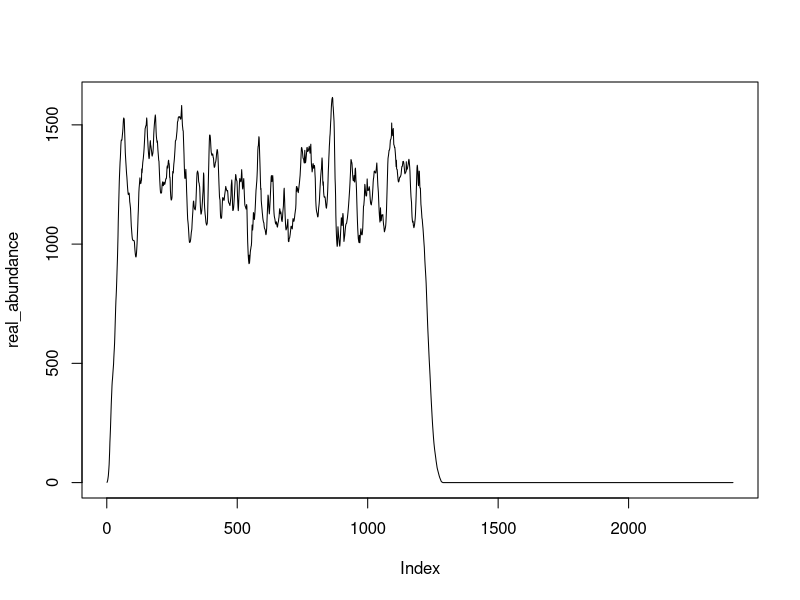
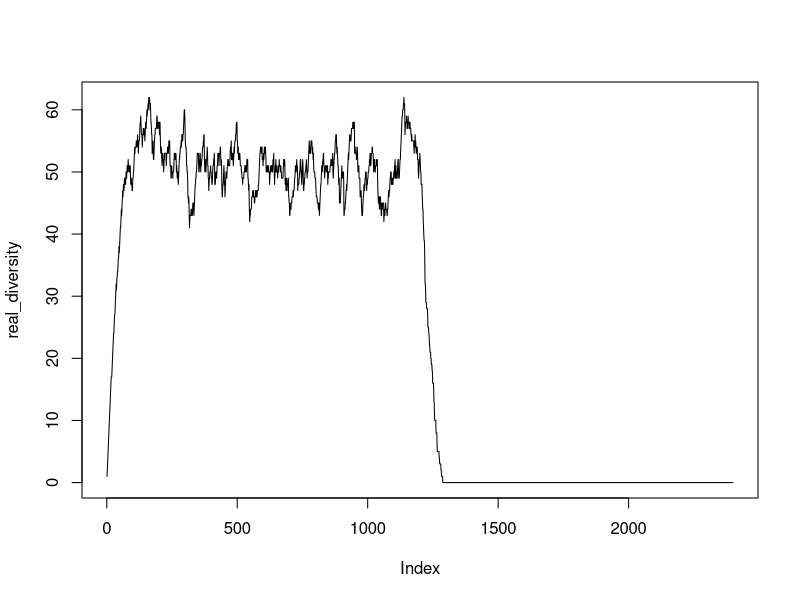
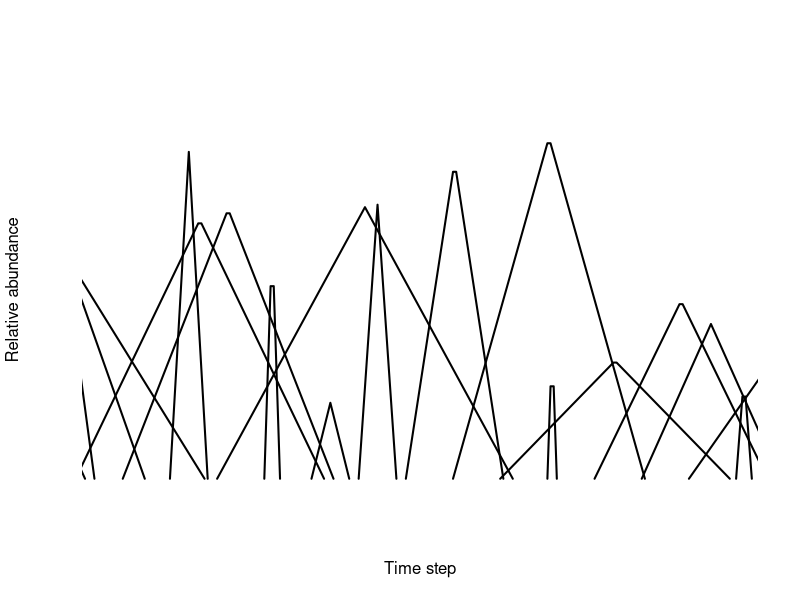
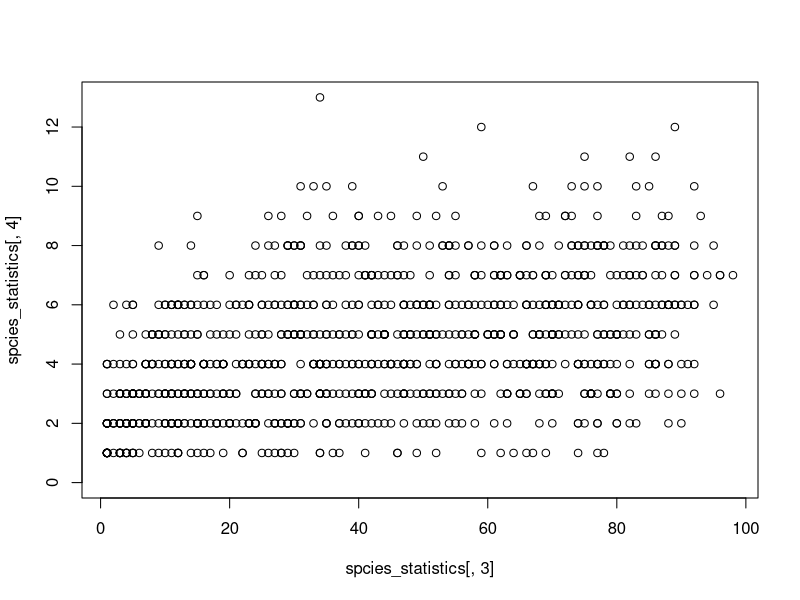
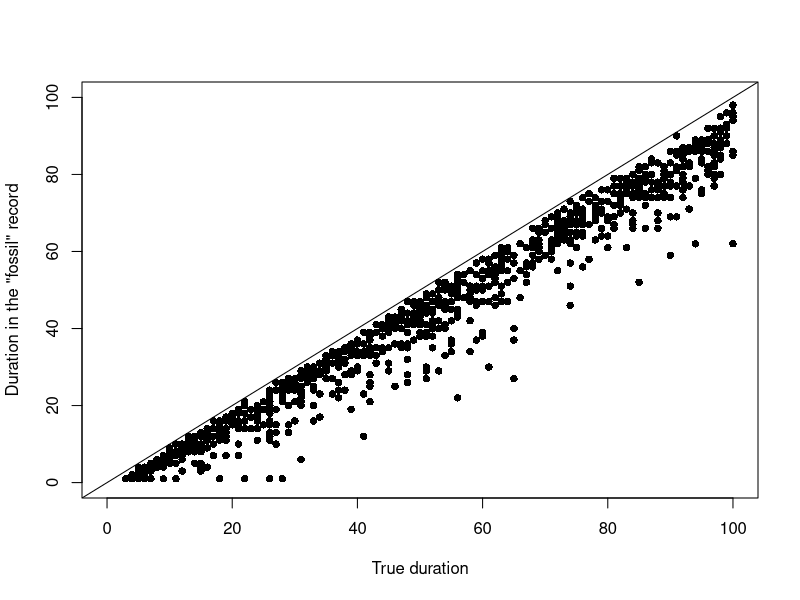
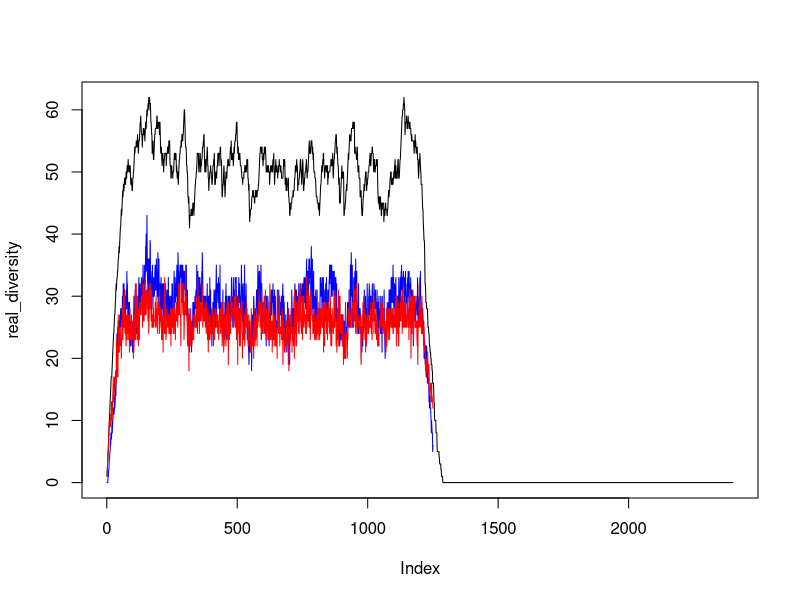

The R source for these figures, in order:
# 2021 01 21 I.Zliobaite

set.seed(1981)

# parameters
n_years <- 1200 #also number of species
max_duration <- 100
max_peak <- 100
fossilization_ratio <- 0.05

real_species <- matrix(0, n_years, n_years*2)
fossilized_species <- matrix(0, n_years, n_years*2)

spcies_statistics <- c()

for (sk in 1:n_years){
  
  dur <- sample(3:max_duration, 1)
  pek <- sample(1:max_peak, 1)
  
  spcies_statistics <- rbind(spcies_statistics,c(dur,pek))
  
  if (dur %% 2 == 0){
    half_life <- dur/2
    step <- pek/half_life  
    species_all <- 1
    species_now <- 1
    for (sk2 in 2:(half_life)){
      species_now <- species_now + step
      species_all <- c(species_all,species_now)
    }  
    species_all <- c(species_all,species_now)
    for (sk2 in (half_life+2):dur){
      species_now <- species_now - step
      species_all <- c(species_all,species_now)
    }
  }else{
    half_life <- ceiling(dur/2)
    step <- pek/half_life  
    species_all <- 1
    species_now <- 1
    for (sk2 in 2:(half_life)){
      species_now <- species_now + step
      species_all <- c(species_all,species_now)
    }  
    for (sk2 in (half_life+1):dur){
      species_now <- species_now - step
      species_all <- c(species_all,species_now)
    }
  }
  
  start <- sk
  end <- sk+dur-1
  real_species[sk,start:end] <- species_all
}

real_abundance <- apply(real_species,2,sum)

pdf('fig_real_abundance.pdf',height = 6, width = 10)
plot(real_abundance, type = 'l')
dev.off()

real_diversity <- c()
for (sk in 1:(n_years*2)){
  div <- sum(real_species[,sk]>0)
  real_diversity <- rbind(real_diversity,div)
}

pdf('fig_real_diversity.pdf',height = 6, width = 10)
plot(real_diversity, type = 'l')
dev.off()

sample_diversity <- c()
for (sk in 1:(n_years+50)){
  n_fossils <- floor(real_abundance[sk]*fossilization_ratio)
  pp <- real_species[,sk]
  ss <- sample(1:n_years,n_fossils,replace=TRUE,prob=pp)
  un_sample <- unique(ss)
  for (sk2 in 1:length(un_sample)){
    u_now <- un_sample[sk2]
    fossilized_species[u_now,sk] <- sum(ss==u_now)
  }
  sample_diversity <- rbind(sample_diversity,length(un_sample))
}

sample_diversity2 <- c()
for (sk in 1:(n_years+50)){
  pp <- real_species[,sk]
  ss <- sample(1:n_years,50,replace=TRUE,prob=pp)
  un_sample <- unique(ss)
  sample_diversity2 <- rbind(sample_diversity2,length(un_sample))
}

stats <- c()

for (sk in 1:n_years){
  ind <- which(fossilized_species[sk,]>0)
  mn <- min(ind)
  mx <- max(ind)
  dur <- mx-mn+1
  pk <- max(fossilized_species[sk,])
  ind <- which(fossilized_species[sk,]==pk)
  ind <- ind[1]
  stats <- rbind(stats,c(dur,pk,mn,mx,ind))
}

pdf('fig_hats.pdf',height = 4, width = 10)
plot(NA,NA,xlim = c(101,300),ylim = c(0,100),xlab = 'Time step', ylab = 'Relative abundance', xaxt='n', yaxt='n', bty="n")
for (sk in seq(1,n_years,15)){
  ind <- which(real_species[sk,]>0)
  lines(ind,real_species[sk,ind],lwd = 2)
}
dev.off()

spcies_statistics <- cbind(spcies_statistics,stats)
spcies_statistics <- spcies_statistics[101:1100,]

pdf('fig_fossils.pdf',height = 6, width = 6)
plot(spcies_statistics[,3],spcies_statistics[,4])
dev.off()

pdf('fig_fossils_vs_real.pdf',height = 7, width = 7)
plot(NA,NA,xlim=c(0,100),ylim=c(0,100), xlab = 'True duration' , ylab = 'Duration in the "fossil" record')
abline(0,1)
points(spcies_statistics[,1],spcies_statistics[,3],pch = 16)
dev.off()

pdf('fig_diversity_both.pdf',height = 6, width = 10)
plot(real_diversity, type = 'l')
lines(sample_diversity, col='blue')
lines(sample_diversity2, col='red')
dev.off()

spcies_statistics <- spcies_statistics[spcies_statistics[,3]>0,]
print(cor(spcies_statistics[,3],spcies_statistics[,4]))

